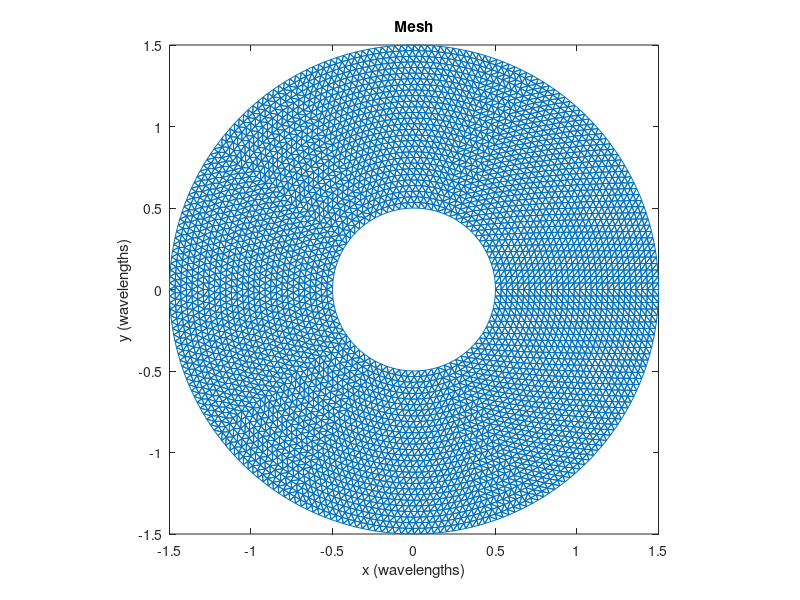

This chart was generated by the following MATLAB code: (Note: this script raises an error after producing the figure.)
lambda = 1;
rCyl = 0.5*lambda; % Radius of the circular PEC cylinder in wavelengths
rABC = 1.5*lambda; % Radius of the outer circular ABC boundary in wavelengths
h = 0.04*lambda; % Discretization size in wavelengths
%%%%%%%%%%%%%%%%%%%%%%%%%%%%%%%%%%%%%%%%%%%%%%%%%%%%%%%%%%%%%%%%%%%
% CONSTRUCT TRIANGULAR MESH
%
% Constructs a mesh of the circular solution domain with as many
% equilateral triangles as possible. The rest of the domain is
% filled with skewed triangles.
%%%%%%%%%%%%%%%%%%%%%%%%%%%%%%%%%%%%%%%%%%%%%%%%%%%%%%%%%%%%%%%%%%%
nRing = ceil((rABC - rCyl)/(sqrt(3)*h/2)); % No. of annular rings
dr = (rABC - rCyl)/nRing; % Radial step size
% Define nodes on the periphery of each annular ring
nNodes = 0; % Total number of nodes
for j = 1:1:(nRing+1)
    r = rCyl + (j - 1)*dr; % determine the radius of the j^th annular ring
    nPoints = ceil(2*pi*r/h); % no. of nodes on the bdary of the j^th ring
    dphi = 2*pi/nPoints; % incremental angle from one node to the next
    for jj = 1:1:nPoints
        nNodes = nNodes + 1; % increment total number of nodes
        phi = (jj - 1)*dphi; % absolute angular coordinate of current
        x(nNodes) = r*cos(phi); % x?coordinate of current node
        y(nNodes) = r*sin(phi); % y?coordinate of current node
    end
end


% Triangulate using Delaunay Triangulation
tri = delaunay(x, y);
% At this point, triplot(tri,x,y) shows that the region within the PEC
% has also been meshed, so we must eliminate the triangles in this region.
% Eliminate triangles within PEC
nElements = 0; % No of elements
% length(tri) = size(tri,1) = number of elements
% (before removal of elements interior to PEC)
for j = 1:1:length(tri)
    rem = 0;
    for jj = 1:1:3
        r0 = sqrt(x(tri(j,jj))^2 + y(tri(j,jj))^2); % determine radius of pt
        if (abs(rCyl - r0) < 0.0001*rCyl) % check for interioricity
            rem = rem + 1;
        end
    end
    if (rem <= 2)
        nElements = nElements + 1; % increment number of (valid) elements
        N(nElements,:) = tri(j,:); % element connectivity array n(e, i)
    end
end
% N(e, i) is the connectivity array
% The global node coordinates are stored in x and y
% To access the global node coordinates of node i of element e, use
% X = x(N(e,i)), Y = y(N(e,i))
% Delaunay Triangulation does not order nodes in a CCW orientation as
% required by the FEM algorithm. So, we have to reorient the local
% node numbering. The criterion is that if a triangle has a negative area
% computed using the expression for area when the nodes are CCW oriented,
% then the nodes must be re?numbered.
for e=1:1:nElements
    x21 = x(N(e,2)) - x(N(e,1));
    x31 = x(N(e,3)) - x(N(e,1));
    y21 = y(N(e,2)) - y(N(e,1));
    y31 = y(N(e,3)) - y(N(e,1));
    Ae = 0.5*(x21*y31 - x31*y21);
    if Ae < 0
        % simple swap of node numbers
        temp = N(e, 2);
        N(e, 2) = N(e, 3);
        N(e, 3) = temp;
    end
end
% Plot the mesh
figure;
triplot(N, x, y);
title('Mesh');
xlabel('x (wavelengths)');
ylabel('y (wavelengths)');
axis([-rABC rABC -rABC rABC]);
axis square;


% This program solves for the total electric field in a region bounded
% by a circular boundary, using the Nodal 2D Finite Element Method.
% The 1st order ABC is imposed on the boundary.
% It is assumed on entering this code that the mesh is well defined and
% p(:,1) = x?coordinates of vertices
% p(:,2) = y?coordinates of vertices
% N = node connectivity matrix (properly ordered)
% Define x and y coordinate vectors for use below
% x = p(:,1);
% y = p(:,2);

% Lets find boundary edges
p = [x ; y]; 
boundedges = boundedges(p',N);
% boundedges = boundedges';
hold on;
for i=1:length(boundedges)
    x1=x(boundedges(i,1)); x2=x(boundedges(i,2));
    y1=y(boundedges(i,1)); y2=y(boundedges(i,2));
    line([x1 x2],[y1 y2],'Color','b','LineWidth',1.5); % Plot the boundary edges
end
nDBC = 0; % no of Dirichlet Boundary Condition nodes
nABC = 0; % no of ABC nodes
nInt = 0; % no of internal nodes
nNodes=length(x); % total no of nodes
DBC(1) = 0;
% Determine the ABC and DBC nodes
for jj=1:1:nNodes
    r0 = sqrt(x(jj)^2+y(jj)^2);
    if(abs(rABC - r0)<0.0001*rABC) % ABC will be imposed on a circle always
        nABC=nABC+1;
        ABC(nABC)=jj;
    else % either an internal node or a node on the object (scatterer)
        % if jj is an element of the be (bound edges) array
        % then it is a node on the object hence a DBC node
        % otherwise it is an internal node
        index=ArrSearch(boundedges,jj);
        if(index ~= -1) % DBC node
            nDBC=nDBC+1;
            DBC(nDBC)=jj;
        else % internal node
            nInt=nInt+1;
            INT(nInt)=jj;
        end
    end
end
% flag each node
% flag = 1 for ABC node
% = 0 for internal node
% = ?-1 for DBC node
flag = zeros(nElements,3);
for e=1:nElements
    for i=1:3
        index=ArrSearch(ABC,N(e,i));
        if (index ~= -1)
            flag(e,i) = 1; % ABC node
        else
            index=ArrSearch(DBC,N(e,i));
            if(index ~= -1)
                flag(e,i) = -1; % DBC node
            else
                flag(e,i) = 0; % internal node
            end
        end
    end
end
% Create NS(s,i) array
nSegABC = 0;
for e=1:1:nElements
    if flag(e,1) == 1 && flag(e,2) == 1
        nSegABC = nSegABC + 1;
        NS(nSegABC, 1) = N(e,1);
        NS(nSegABC, 2) = N(e,2);
    elseif flag(e,1) == 1 && flag(e,3) == 1
        nSegABC = nSegABC + 1;
        NS(nSegABC, 1) = N(e,1);
        NS(nSegABC, 2) = N(e,3);
    elseif flag(e,2) == 1 && flag(e,3) == 1
        nSegABC = nSegABC + 1;
        NS(nSegABC, 1) = N(e,2);
        NS(nSegABC, 2) = N(e,3);
    end
end
fprintf(' RESULTS \n\n');
fprintf('The number of nodes = %6i\n', nNodes);
fprintf('The number of elements = %6i\n', nElements);
fprintf('The number of nodes on a Dirichlet boundary = %6i\n', nDBC);
fprintf('The number of nodes on an ABC boundary = %6i\n', nABC);
%%%%%%%%%%%%%%%%%%%%%%%%%%%%%%%%%%%%%%%%%%%%%%%%%%%%%%%%%%%%%%%%%%%
% DEFINE INPUT PARAMETERS
%%%%%%%%%%%%%%%%%%%%%%%%%%%%%%%%%%%%%%%%%%%%%%%%%%%%%%%%%%%%%%%%%%%
lambda = 1;
rABC = 1.5*lambda; % Radius of the outer circular ABC boundary in wavelengths
h = 0.04*lambda; % Discretization size in wavelengths
% E_0 = 1; % Amplitude of incident electric field (V/m)
E_0 = 0.8*exp(-1i*0.8); % Amplitude of incident electric field (V/m)
%%%%%%%%%%%%%%%%%%%%%%%%%%%%%%%%%%%%%%%%%%%%%%%%%%%%%%%%%%%%%%%%%%%%%%%
% DEFINE CONSTANTS FOR EACH ELEMENT
%%%%%%%%%%%%%%%%%%%%%%%%%%%%%%%%%%%%%%%%%%%%%%%%%%%%%%%%%%%%%%%%%%%%%%%
J = complex(0.,1.);
mur = 1; % Relative permeability (assuming vaccum)
epsr = 1; % Relative permittivity (asumming vacuum)
k_0 = 2*pi/lambda; % wavenumber
alpha = -1/mur;
kappa = 1/rABC;
gamma_1 = alpha*(J*k_0 + kappa/2 - J*kappa^2/(8*(J*kappa - k_0)));
mu_r = zeros(1,nElements); % relative permeability
eps_r = zeros(1,nElements); % relative permittivity
alpha_x = zeros(1,nElements); % coefficient of second order x term in PDE
alpha_y = zeros(1,nElements); % coefficient of second order y term in PDE
beta = zeros(1,nElements); % coefficient of term linear in field in PDE
A = zeros(1,nElements); % area of element e
for e=1:1:nElements
    mu_r(e) = mur;
    eps_r(e) = epsr;
    alpha_x(e) = -1/mur;
    alpha_y(e) = -1/mur;
    beta(e) = (k_0)*(k_0)*eps_r(e);
end
% Initialize global K matrix and the right hand side vector b
Kglobal = zeros(nNodes, nNodes);
btilde = zeros(nNodes, 1);
%%%%%%%%%%%%%%%%%%%%%%%%%%%%%%%%%%%%%%%%%%%%%%%%%%%%%%%%%%%%%%%%%%%%%%%
% FORMATION OF ELEMENT MATRICES AND ASSEMBLY
%%%%%%%%%%%%%%%%%%%%%%%%%%%%%%%%%%%%%%%%%%%%%%%%%%%%%%%%%%%%%%%%%%%%%%%
% coefficients of the linear interpolation functions
a = zeros(nElements,3);
b = zeros(nElements,3);
c = zeros(nElements,3);
be_tilde=zeros(1,nElements);
Klocal=zeros(nElements,3,3);
for e=1:1:nElements
    x_21 = x(N(e,2)) - x(N(e,1));
    x_31 = x(N(e,3)) - x(N(e,1));
    x_32 = x(N(e,3)) - x(N(e,2));
    x_13 = -x_31;
    y_12 = y(N(e,1)) - y(N(e,2));
    y_21 = -y_12;
    y_31 = y(N(e,3)) - y(N(e,1));
    y_23 = y(N(e,2)) - y(N(e,3));
    A(e) = 0.5*(x_21*y_31 - x_31*y_21);
    x1 = x(N(e,1)); y1 = y(N(e,1));
    x2 = x(N(e,2)); y2 = y(N(e,2));
    x3 = x(N(e,3)); y3 = y(N(e,3));
    a(e,1) = x2*y3 - x3*y2;
    b(e,1) = y2 - y3;
    c(e,1) = x3 - x2;
    a(e,2) = x3*y1 - x1*y3;
    b(e,2) = y3 - y1;
    c(e,2) = x1 - x3;
    a(e,3) = x1*y2 - x2*y1;
    b(e,3) = y1 - y2;
    c(e,3) = x2 - x1;
    % Evaluate K^e matrix (element K matrix)
    for i = 1:1:3
        for j = 1:1:3
            if (i == j)
                delij = 1;
            else
                delij = 0;
            end
            Klocal(e,i,j) = (alpha_x(e)*b(e,i)*b(e,j)+ ...
            alpha_y(e)*c(e,i)*c(e,j))/(4*A(e))+ ...
            A(e)*beta(e)*(1+delij)/12;
        end
    end
    % Evaluate b_tilde^e vector
    for i = 1:1:3
        fun = @(u,v)betilde(u,v,a(e,i),b(e,i),c(e,i),k_0,x1,x2,x3,y1,y2,y3);
        % use for scattered field formulation (change eps and
        % mu for dielectrics, etc.)
        be_tilde(e,i) = (E_0*k_0*k_0*(1/mu_r(e) - eps_r(e))/(2*A(e)))*...
        integral2(fun,0,1,0,1);
    end
end
for e=1:nElements
    % Assemble K^e into Kglobal and b^e into b
    for i = 1:1:3
        for j = 1:1:3
            Kglobal(N(e,i),N(e,j)) = Kglobal(N(e,i),N(e,j)) + Klocal(e,i,j);
        end
        btilde(N(e,i)) = btilde(N(e,i)) + be_tilde(e,i);
    end
end
% Construct Ks
Ks=zeros(nSegABC,2,2);
bs_tilde=zeros(nSegABC,2);
for s = 1:1:nSegABC
    xdiff = x(NS(s,1)) - x(NS(s,2));
    ydiff = y(NS(s,1)) - y(NS(s,2));
    L_s = sqrt(xdiff^2 + ydiff^2);
    x1 = x(NS(s,1)); x2 = x(NS(s,2));
    y1 = y(NS(s,1)); y2 = y(NS(s,2));
    for ii = 1:1:2
        fun2 = @(ksi)bstilde1(ksi,ii,alpha,kappa,k_0,x1,x2,L_s,E_0);
        bs_tilde(s,ii) = integral(fun2,0,1);
        for jj = 1:1:2
            if (ii == jj)
                Ks(s,ii,jj) = gamma_1*L_s/3;
            else
                Ks(s,ii,jj) = gamma_1*L_s/6;
            end
        end
    end
end
% Assemble Ks into K
for s = 1:1:nSegABC
    for i = 1:1:2
        for j = 1:1:2
            Kglobal(NS(s,i),NS(s,j)) = Kglobal(NS(s,i),NS(s,j)) + Ks(s,i,j);
        end
    end
end
% Assemble bs into b
for s=1:1:nSegABC
    for i=1:2
        btilde(NS(s,i)) = btilde(NS(s,i)) + bs_tilde(s,i);
    end
end
% Impose Dirichlet Boundary COndition
for i=1:1:nDBC
    for j=1:1:nNodes
        if (j ~= ABC(i))
            btilde(j) = btilde(j) - Kglobal(j, DBC(i))*0;
        end
    end
    Kglobal(:,DBC(i)) = 0;
    Kglobal(DBC(i),:) = 0;
    Kglobal(DBC(i),DBC(i)) = 1;
    btilde(DBC(i)) = 0;
end
% Solution of global matrix system
Ez = Kglobal\btilde;
% Generate solution over a grid and plot it
[xgrid, ygrid] = meshgrid(-rABC:0.01*(2*rABC):rABC, -rABC:0.01*(2*rABC):rABC);
Ezgrid = zeros(101,101);

for i = 1:1:101
    for j = 1:1:101
        for e = 1:1:nElements
            x2p = x(N(e,2)) - xgrid(i,j);
            x3p = x(N(e,3)) - xgrid(i,j);
            y2p = y(N(e,2)) - ygrid(i,j);
            y3p = y(N(e,3)) - ygrid(i,j);
            A1 = 0.5*abs(x2p*y3p - x3p*y2p);
            x2p = x(N(e,2)) - xgrid(i,j);
            x1p = x(N(e,1)) - xgrid(i,j);
            y2p = y(N(e,2)) - ygrid(i,j);
            y1p = y(N(e,1)) - ygrid(i,j);
            A2 = 0.5*abs(x2p*y1p - x1p*y2p);
            x1p = x(N(e,1)) - xgrid(i,j);
            x3p = x(N(e,3)) - xgrid(i,j);
            y1p = y(N(e,1)) - ygrid(i,j);
            y3p = y(N(e,3)) - ygrid(i,j);
            A3 = 0.5*abs(x1p*y3p - x3p*y1p);
            x21 = x(N(e,2)) - x(N(e,1));
            x31 = x(N(e,3)) - x(N(e,1));
            y21 = y(N(e,2)) - y(N(e,1));
            y31 = y(N(e,3)) - y(N(e,1));
            Ae = 0.5*abs(x21*y31 - x31*y21);
            if abs(Ae - (A1+A2+A3)) < 0.00001*Ae
                ksi = (y31*(xgrid(i,j) - x(N(e,1))) - x31*...
                    (ygrid(i,j) - y(N(e,1))))/(2*Ae);
                ita = (-y21*(xgrid(i,j) - x(N(e,1)))+...
                    x21*(ygrid(i,j) - y(N(e,1))))/(2*Ae);
                N1 = 1 - ksi - ita;
                N2 = ksi;
                N3 = ita;
                Ezgrid(i,j) = N1*Ez(N(e,1)) + N2*Ez(N(e,2)) + N3*Ez(N(e,3));
            end
        end
    end
end
% Display contour plot of FEM solution
figure;
contourf(xgrid,ygrid,abs(Ezgrid));
xlabel('x (wavelengths)');
ylabel('y (wavelengths)');
axis([-rABC rABC -rABC rABC]);
title('Total Electric Field ? Contour Plot');
axis square;
colorbar;
% Evaluate exact solution at rho = (rCyl + rABC)/2
d2p=pi/180;
dist=lambda; % where to evaluate the field
Ez_eval=zeros(1,1441);
phi=zeros(1,1441);
for I=1:1441 %721
    phi(I)=(I-1)*0.25; %0.5;
    xeval=dist*cos(phi(I)*d2p);
    yeval=dist*sin(phi(I)*d2p);
    for e=1:nElements
        x2p=x(N(e,2)) - xeval;
        x3p=x(N(e,3)) - xeval;
        y2p=y(N(e,2)) - yeval;
        y3p=y(N(e,3)) - yeval;
        A1=0.5*abs(x2p*y3p - x3p*y2p);
        x2p=x(N(e,2)) - xeval;
        x1p=x(N(e,1)) - xeval;
        y2p=y(N(e,2)) - yeval;
        y1p=y(N(e,1)) - yeval;
        A2=0.5*abs(x2p*y1p - x1p*y2p);
        x1p=x(N(e,1)) - xeval;
        x3p=x(N(e,3)) - xeval;
        y1p=y(N(e,1)) - yeval;
        y3p=y(N(e,3)) - yeval;
        A3=0.5*abs(x1p*y3p - x3p*y1p);
        x21=x(N(e,2)) - x(N(e,1));
        x31=x(N(e,3)) - x(N(e,1));
        y21=y(N(e,2)) - y(N(e,1));
        y31=y(N(e,3)) - y(N(e,1));
        Ae=0.5*(x21*y31 - x31*y21);
        if abs(Ae - (A1+A2+A3)) < 0.00001*Ae
            ksi=(y31*(xeval - x(N(e,1))) - x31*(yeval - y(N(e,1))))/(2*Ae);
            ita=(-y21*(xeval - x(N(e,1)))+x21*(yeval - y(N(e,1))))/(2*Ae);
            N1=1 - ksi - ita;
            N2=ksi;
            N3=ita;
            Ez_eval(I)=N1*Ez(N(e,1))+N2*Ez(N(e,2))+N3*Ez(N(e,3));
        end
    end
end
% Plot the analytical solution and the FEM solution at a distance 'dist'
figure;
plot(phi,abs(Ez_eval),'b--'),legend('FEM (1^{st} order ABC)');
xlabel('Angle (degrees)');
ylabel('Electric Field (V/m)');
% axis([0 360 0 2*E_0]);
grid on;

figure;
plot(phi,(((abs(Ez_eval)).^2)/377)*10^3,'b--'),legend('FEM (1^{st} order ABC)');
xlabel('Angle (degrees)');
ylabel('Power Density (mW/m2)');
grid on;

%%%%%%%%%%%%%%%%%%%%%%%%%%%%%%%%%%%%
% FUNCTIONS
%%%%%%%%%%%%%%%%%%%%%%%%%%%%%%%%%%%%
% evaluate bsilde1(e,i) for the FIRST ORDER ABC (1 = FIRST ORDER ABC)
%%%%%%%%%%%%%%%%%%%%%%%%%%%%%%%%%%%%
function f1 = bstilde1(ksi,m,alpha,kappa,k_0,x1,x2,L_s,E_0)
N = ksi;
if (m == 1)
    N = 1 - ksi;
end
J = complex(0.,1.);
x = (1 - ksi).*x1 + ksi.*x2;
expfac = exp(-J*k_0.*x);
f1 = alpha*(J*k_0 + 0.5*kappa - J*k_0*kappa.*x).*N.*L_s*E_0.*expfac;
end
%%%%%%%%%%%%%%%%%%%%%%%%%%%%%%%%%%%%
% evaluate btilde(e,i)
%%%%%%%%%%%%%%%%%%%%%%%%%%%%%%%%%%%%
function f2 = betilde(u,v,a,b,c,k_0,x1,x2,x3,y1,y2,y3)
J = complex(0.,1.);
x = (1 - u).*x1 + u.*((1 - v).*x2 + v.*x3);
y = (1 - u).*y1 + u.*((1 - v).*y2 + v.*y3);
jacob = (-x1+(1 - v).*x2+v.*x3).*(-u.*y2+u.*y3) - ...
        (-y1+(1 - v).*y2+v.*y3).*(-u.*x2+u.*x3);
f2 = (a+b.*x+c.*y).*exp(-J*k_0.*x).*jacob;
end
% simple linear array search
function index = ArrSearch(arr,val)
res = -1;
for ii=1:length(arr)
    if (arr(ii)==val)
        res=ii;
    break;
    end
end
index=res;
end